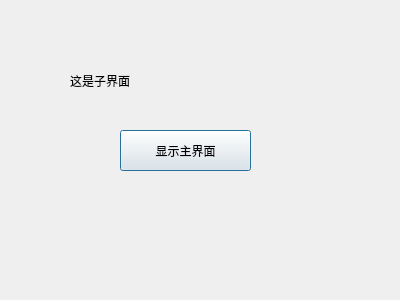
<?xml version="1.0" encoding="UTF-8"?>
<ui version="4.0">
 <class>childDialog</class>
 <widget class="QDialog" name="childDialog">
  <property name="geometry">
   <rect>
    <x>0</x>
    <y>0</y>
    <width>400</width>
    <height>300</height>
   </rect>
  </property>
  <property name="windowTitle">
   <string>Dialog</string>
  </property>
  <widget class="QLabel" name="label">
   <property name="geometry">
    <rect>
     <x>70</x>
     <y>70</y>
     <width>91</width>
     <height>21</height>
    </rect>
   </property>
   <property name="text">
    <string>这是子界面</string>
   </property>
  </widget>
  <widget class="QPushButton" name="pushButton">
   <property name="geometry">
    <rect>
     <x>120</x>
     <y>130</y>
     <width>131</width>
     <height>41</height>
    </rect>
   </property>
   <property name="text">
    <string>显示主界面</string>
   </property>
  </widget>
 </widget>
 <resources/>
 <connections/>
</ui>
